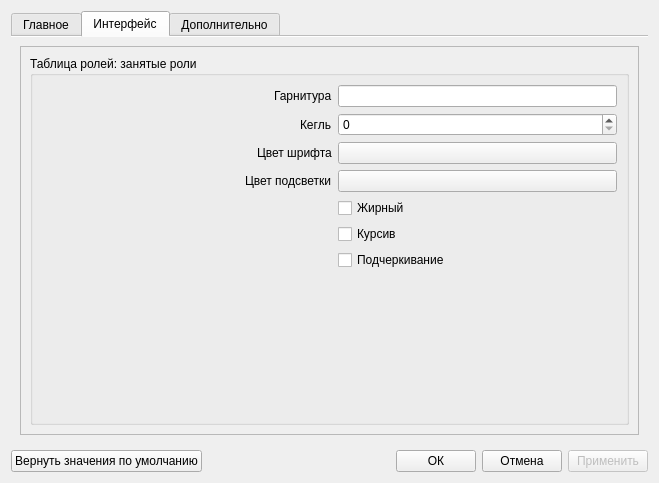
<?xml version="1.0" encoding="UTF-8"?>
<ui version="4.0">
 <class>Settings</class>
 <widget class="QDialog" name="Settings">
  <property name="geometry">
   <rect>
    <x>0</x>
    <y>0</y>
    <width>659</width>
    <height>483</height>
   </rect>
  </property>
  <property name="windowTitle">
   <string>Настройки</string>
  </property>
  <layout class="QVBoxLayout" name="verticalLayout">
   <item>
    <widget class="QTabWidget" name="tabWidget">
     <property name="autoFillBackground">
      <bool>false</bool>
     </property>
     <property name="tabPosition">
      <enum>QTabWidget::North</enum>
     </property>
     <property name="tabShape">
      <enum>QTabWidget::Rounded</enum>
     </property>
     <property name="currentIndex">
      <number>1</number>
     </property>
     <property name="elideMode">
      <enum>Qt::ElideNone</enum>
     </property>
     <property name="usesScrollButtons">
      <bool>true</bool>
     </property>
     <property name="documentMode">
      <bool>true</bool>
     </property>
     <property name="tabsClosable">
      <bool>false</bool>
     </property>
     <property name="movable">
      <bool>false</bool>
     </property>
     <property name="tabBarAutoHide">
      <bool>false</bool>
     </property>
     <widget class="QWidget" name="tab">
      <attribute name="title">
       <string>Главное</string>
      </attribute>
      <layout class="QVBoxLayout" name="verticalLayout_4">
       <item>
        <widget class="QScrollArea" name="scrollArea">
         <property name="widgetResizable">
          <bool>true</bool>
         </property>
         <widget class="QWidget" name="scrollAreaWidgetContents">
          <property name="geometry">
           <rect>
            <x>0</x>
            <y>-404</y>
            <width>604</width>
            <height>797</height>
           </rect>
          </property>
          <layout class="QVBoxLayout" name="verticalLayout_2">
           <item>
            <widget class="QGroupBox" name="groupBox_ASS">
             <property name="title">
              <string>ASS</string>
             </property>
             <layout class="QFormLayout" name="formLayout">
              <property name="labelAlignment">
               <set>Qt::AlignRight|Qt::AlignTrailing|Qt::AlignVCenter</set>
              </property>
              <item row="0" column="0">
               <widget class="QLabel" name="label_ColumnStart">
                <property name="text">
                 <string>Колонка &quot;Start&quot;</string>
                </property>
                <property name="alignment">
                 <set>Qt::AlignLeading|Qt::AlignLeft|Qt::AlignVCenter</set>
                </property>
               </widget>
              </item>
              <item row="0" column="1">
               <widget class="QLineEdit" name="lineEdit_ColumnStart">
                <property name="sizePolicy">
                 <sizepolicy hsizetype="Expanding" vsizetype="Fixed">
                  <horstretch>0</horstretch>
                  <verstretch>0</verstretch>
                 </sizepolicy>
                </property>
               </widget>
              </item>
              <item row="1" column="0">
               <widget class="QLabel" name="label_ColumnEnd">
                <property name="text">
                 <string>Колонка &quot;End&quot;</string>
                </property>
                <property name="alignment">
                 <set>Qt::AlignLeading|Qt::AlignLeft|Qt::AlignVCenter</set>
                </property>
               </widget>
              </item>
              <item row="1" column="1">
               <widget class="QLineEdit" name="lineEdit_ColumnEnd">
                <property name="sizePolicy">
                 <sizepolicy hsizetype="Expanding" vsizetype="Fixed">
                  <horstretch>0</horstretch>
                  <verstretch>0</verstretch>
                 </sizepolicy>
                </property>
               </widget>
              </item>
              <item row="2" column="0">
               <widget class="QLabel" name="label_ColumnName">
                <property name="text">
                 <string>Колонка &quot;Name&quot;</string>
                </property>
                <property name="alignment">
                 <set>Qt::AlignLeading|Qt::AlignLeft|Qt::AlignVCenter</set>
                </property>
               </widget>
              </item>
              <item row="2" column="1">
               <widget class="QLineEdit" name="lineEdit_ColumnName">
                <property name="sizePolicy">
                 <sizepolicy hsizetype="Expanding" vsizetype="Fixed">
                  <horstretch>0</horstretch>
                  <verstretch>0</verstretch>
                 </sizepolicy>
                </property>
               </widget>
              </item>
              <item row="3" column="1">
               <widget class="QLineEdit" name="lineEdit_ColumnText">
                <property name="sizePolicy">
                 <sizepolicy hsizetype="Expanding" vsizetype="Fixed">
                  <horstretch>0</horstretch>
                  <verstretch>0</verstretch>
                 </sizepolicy>
                </property>
               </widget>
              </item>
              <item row="3" column="0">
               <widget class="QLabel" name="label_ColumnText">
                <property name="text">
                 <string>Колонка &quot;Text&quot;</string>
                </property>
                <property name="alignment">
                 <set>Qt::AlignLeading|Qt::AlignLeft|Qt::AlignVCenter</set>
                </property>
               </widget>
              </item>
              <item row="4" column="0">
               <spacer name="horizontalSpacer">
                <property name="orientation">
                 <enum>Qt::Horizontal</enum>
                </property>
                <property name="sizeType">
                 <enum>QSizePolicy::Fixed</enum>
                </property>
                <property name="sizeHint" stdset="0">
                 <size>
                  <width>290</width>
                  <height>0</height>
                 </size>
                </property>
               </spacer>
              </item>
             </layout>
            </widget>
           </item>
           <item>
            <widget class="QGroupBox" name="groupBox_SRT">
             <property name="title">
              <string>SRT</string>
             </property>
             <layout class="QFormLayout" name="formLayout_2">
              <property name="labelAlignment">
               <set>Qt::AlignRight|Qt::AlignTrailing|Qt::AlignVCenter</set>
              </property>
              <item row="0" column="0">
               <widget class="QLabel" name="label_Distribution">
                <property name="text">
                 <string>Метод распределения времени в комплексных фразах</string>
                </property>
                <property name="alignment">
                 <set>Qt::AlignLeading|Qt::AlignLeft|Qt::AlignVCenter</set>
                </property>
               </widget>
              </item>
              <item row="0" column="1">
               <widget class="QComboBox" name="comboBox_Distribution">
                <property name="sizePolicy">
                 <sizepolicy hsizetype="Expanding" vsizetype="Fixed">
                  <horstretch>0</horstretch>
                  <verstretch>0</verstretch>
                 </sizepolicy>
                </property>
                <item>
                 <property name="text">
                  <string>Uniform</string>
                 </property>
                </item>
                <item>
                 <property name="text">
                  <string>Fair</string>
                 </property>
                </item>
               </widget>
              </item>
              <item row="1" column="0">
               <spacer name="horizontalSpacer_2">
                <property name="orientation">
                 <enum>Qt::Horizontal</enum>
                </property>
                <property name="sizeType">
                 <enum>QSizePolicy::Fixed</enum>
                </property>
                <property name="sizeHint" stdset="0">
                 <size>
                  <width>290</width>
                  <height>0</height>
                 </size>
                </property>
               </spacer>
              </item>
             </layout>
            </widget>
           </item>
           <item>
            <widget class="QGroupBox" name="groupBox_Timing">
             <property name="title">
              <string>Тайминг</string>
             </property>
             <property name="flat">
              <bool>false</bool>
             </property>
             <property name="checkable">
              <bool>false</bool>
             </property>
             <layout class="QFormLayout" name="formLayout_3">
              <property name="labelAlignment">
               <set>Qt::AlignRight|Qt::AlignTrailing|Qt::AlignVCenter</set>
              </property>
              <item row="0" column="0">
               <widget class="QLabel" name="label_RoundValue">
                <property name="text">
                 <string>Верхний порог округления (мс.)</string>
                </property>
                <property name="alignment">
                 <set>Qt::AlignLeading|Qt::AlignLeft|Qt::AlignVCenter</set>
                </property>
               </widget>
              </item>
              <item row="0" column="1">
               <widget class="QSpinBox" name="spinBox_RoundValue">
                <property name="maximum">
                 <number>600000</number>
                </property>
               </widget>
              </item>
              <item row="2" column="0">
               <widget class="QLabel" name="label_SmallInterval">
                <property name="text">
                 <string>Маленький интервал (мс.)</string>
                </property>
                <property name="alignment">
                 <set>Qt::AlignLeading|Qt::AlignLeft|Qt::AlignVCenter</set>
                </property>
               </widget>
              </item>
              <item row="2" column="1">
               <widget class="QSpinBox" name="spinBox_SmallInterval">
                <property name="maximum">
                 <number>600000</number>
                </property>
               </widget>
              </item>
              <item row="3" column="0">
               <widget class="QLabel" name="label_NormalInterval">
                <property name="text">
                 <string>Обычный интервал (мс.)</string>
                </property>
                <property name="alignment">
                 <set>Qt::AlignLeading|Qt::AlignLeft|Qt::AlignVCenter</set>
                </property>
               </widget>
              </item>
              <item row="4" column="0">
               <widget class="QLabel" name="label_BigInterval">
                <property name="text">
                 <string>Большой интервал (мс.)</string>
                </property>
                <property name="alignment">
                 <set>Qt::AlignLeading|Qt::AlignLeft|Qt::AlignVCenter</set>
                </property>
               </widget>
              </item>
              <item row="5" column="0">
               <widget class="QLabel" name="label_VeryBigInterval">
                <property name="text">
                 <string>Очень большой интервал (мс.)</string>
                </property>
                <property name="alignment">
                 <set>Qt::AlignLeading|Qt::AlignLeft|Qt::AlignVCenter</set>
                </property>
               </widget>
              </item>
              <item row="6" column="0">
               <widget class="QLabel" name="label_VeryVeryBigInterval">
                <property name="text">
                 <string>Слишком большой интервал (мс.)</string>
                </property>
                <property name="alignment">
                 <set>Qt::AlignLeading|Qt::AlignLeft|Qt::AlignVCenter</set>
                </property>
               </widget>
              </item>
              <item row="3" column="1">
               <widget class="QSpinBox" name="spinBox_NormalInterval">
                <property name="maximum">
                 <number>600000</number>
                </property>
               </widget>
              </item>
              <item row="4" column="1">
               <widget class="QSpinBox" name="spinBox_BigInterval">
                <property name="maximum">
                 <number>600000</number>
                </property>
               </widget>
              </item>
              <item row="5" column="1">
               <widget class="QSpinBox" name="spinBox_VeryBigInterval">
                <property name="maximum">
                 <number>600000</number>
                </property>
               </widget>
              </item>
              <item row="6" column="1">
               <widget class="QSpinBox" name="spinBox_VeryVeryBigInterval">
                <property name="maximum">
                 <number>600000</number>
                </property>
               </widget>
              </item>
              <item row="1" column="1">
               <widget class="QComboBox" name="comboBox_PackingMethod">
                <item>
                 <property name="text">
                  <string>Не упаковывать</string>
                 </property>
                </item>
                <item>
                 <property name="text">
                  <string>Упаковывать</string>
                 </property>
                </item>
                <item>
                 <property name="text">
                  <string>Упаковывать по интервалам</string>
                 </property>
                </item>
               </widget>
              </item>
              <item row="1" column="0">
               <widget class="QLabel" name="label_PackingMethod">
                <property name="text">
                 <string>Упаковка подряд идущих фраз персонажа</string>
                </property>
               </widget>
              </item>
              <item row="7" column="0">
               <spacer name="horizontalSpacer_3">
                <property name="orientation">
                 <enum>Qt::Horizontal</enum>
                </property>
                <property name="sizeType">
                 <enum>QSizePolicy::Fixed</enum>
                </property>
                <property name="sizeHint" stdset="0">
                 <size>
                  <width>290</width>
                  <height>0</height>
                 </size>
                </property>
               </spacer>
              </item>
             </layout>
            </widget>
           </item>
           <item>
            <widget class="QGroupBox" name="groupBox_DocumentStyle">
             <property name="title">
              <string>Стиль документа</string>
             </property>
             <layout class="QVBoxLayout" name="verticalLayout_3">
              <property name="spacing">
               <number>0</number>
              </property>
              <item>
               <widget class="QStackedWidget" name="stackedWidget">
                <property name="currentIndex">
                 <number>2</number>
                </property>
                <widget class="QWidget" name="page">
                 <layout class="QHBoxLayout" name="horizontalLayout_2">
                  <item>
                   <widget class="QGroupBox" name="groupBox">
                    <property name="title">
                     <string>1. Главное</string>
                    </property>
                    <layout class="QFormLayout" name="formLayout_5">
                     <property name="labelAlignment">
                      <set>Qt::AlignRight|Qt::AlignTrailing|Qt::AlignVCenter</set>
                     </property>
                     <item row="0" column="0">
                      <widget class="QLabel" name="label_StyleFont">
                       <property name="text">
                        <string>Гарнитура</string>
                       </property>
                       <property name="alignment">
                        <set>Qt::AlignLeading|Qt::AlignLeft|Qt::AlignVCenter</set>
                       </property>
                      </widget>
                     </item>
                     <item row="0" column="1">
                      <widget class="QLineEdit" name="lineEdit_StyleFont"/>
                     </item>
                     <item row="1" column="0">
                      <widget class="QLabel" name="label_StyleSize">
                       <property name="text">
                        <string>Кегль</string>
                       </property>
                       <property name="alignment">
                        <set>Qt::AlignLeading|Qt::AlignLeft|Qt::AlignVCenter</set>
                       </property>
                      </widget>
                     </item>
                     <item row="1" column="1">
                      <widget class="QDoubleSpinBox" name="doubleSpinBox_StyleSize">
                       <property name="sizePolicy">
                        <sizepolicy hsizetype="Expanding" vsizetype="Fixed">
                         <horstretch>0</horstretch>
                         <verstretch>0</verstretch>
                        </sizepolicy>
                       </property>
                      </widget>
                     </item>
                     <item row="2" column="1">
                      <widget class="ColoredPushButton" name="coloredPushButton_StyleColor">
                       <property name="text">
                        <string/>
                       </property>
                      </widget>
                     </item>
                     <item row="3" column="0">
                      <widget class="QLabel" name="label_StyleColorBack">
                       <property name="text">
                        <string>Цвет подсветки</string>
                       </property>
                      </widget>
                     </item>
                     <item row="4" column="1">
                      <widget class="QCheckBox" name="checkBox_StyleBold">
                       <property name="text">
                        <string>Жирный</string>
                       </property>
                      </widget>
                     </item>
                     <item row="5" column="1">
                      <widget class="QCheckBox" name="checkBox_StyleItalic">
                       <property name="text">
                        <string>Курсив</string>
                       </property>
                      </widget>
                     </item>
                     <item row="6" column="1">
                      <widget class="QCheckBox" name="checkBox_StyleUnderline">
                       <property name="text">
                        <string>Подчеркивание</string>
                       </property>
                      </widget>
                     </item>
                     <item row="2" column="0">
                      <widget class="QLabel" name="label_StyleColor">
                       <property name="text">
                        <string>Цвет шрифта</string>
                       </property>
                      </widget>
                     </item>
                     <item row="5" column="0">
                      <spacer name="horizontalSpacer_5">
                       <property name="orientation">
                        <enum>Qt::Horizontal</enum>
                       </property>
                       <property name="sizeHint" stdset="0">
                        <size>
                         <width>272</width>
                         <height>20</height>
                        </size>
                       </property>
                      </spacer>
                     </item>
                     <item row="3" column="1">
                      <widget class="ColorListEditor" name="comboBox_StyleColorBack"/>
                     </item>
                    </layout>
                   </widget>
                  </item>
                 </layout>
                </widget>
                <widget class="QWidget" name="page_2">
                 <layout class="QHBoxLayout" name="horizontalLayout_3">
                  <item>
                   <widget class="QGroupBox" name="groupBox_2">
                    <property name="title">
                     <string>2. Нумерация</string>
                    </property>
                    <layout class="QFormLayout" name="formLayout_8">
                     <property name="labelAlignment">
                      <set>Qt::AlignRight|Qt::AlignTrailing|Qt::AlignVCenter</set>
                     </property>
                     <item row="0" column="0">
                      <widget class="QLabel" name="label_StyleFont_2">
                       <property name="text">
                        <string>Гарнитура</string>
                       </property>
                       <property name="alignment">
                        <set>Qt::AlignLeading|Qt::AlignLeft|Qt::AlignVCenter</set>
                       </property>
                      </widget>
                     </item>
                     <item row="0" column="1">
                      <widget class="QLineEdit" name="lineEdit_StyleFont_2"/>
                     </item>
                     <item row="1" column="0">
                      <widget class="QLabel" name="label_StyleSize_2">
                       <property name="text">
                        <string>Кегль</string>
                       </property>
                       <property name="alignment">
                        <set>Qt::AlignLeading|Qt::AlignLeft|Qt::AlignVCenter</set>
                       </property>
                      </widget>
                     </item>
                     <item row="1" column="1">
                      <widget class="QDoubleSpinBox" name="doubleSpinBox_StyleSize_2">
                       <property name="sizePolicy">
                        <sizepolicy hsizetype="Expanding" vsizetype="Fixed">
                         <horstretch>0</horstretch>
                         <verstretch>0</verstretch>
                        </sizepolicy>
                       </property>
                      </widget>
                     </item>
                     <item row="2" column="0">
                      <widget class="QLabel" name="label_StyleColor_2">
                       <property name="text">
                        <string>Цвет шрифта</string>
                       </property>
                      </widget>
                     </item>
                     <item row="2" column="1">
                      <widget class="ColoredPushButton" name="coloredPushButton_StyleColor_2">
                       <property name="text">
                        <string/>
                       </property>
                      </widget>
                     </item>
                     <item row="3" column="0">
                      <widget class="QLabel" name="label_StyleColorBack_2">
                       <property name="text">
                        <string>Цвет подсветки</string>
                       </property>
                      </widget>
                     </item>
                     <item row="4" column="1">
                      <widget class="QCheckBox" name="checkBox_StyleBold_2">
                       <property name="text">
                        <string>Жирный</string>
                       </property>
                      </widget>
                     </item>
                     <item row="5" column="0">
                      <spacer name="horizontalSpacer_8">
                       <property name="orientation">
                        <enum>Qt::Horizontal</enum>
                       </property>
                       <property name="sizeHint" stdset="0">
                        <size>
                         <width>272</width>
                         <height>20</height>
                        </size>
                       </property>
                      </spacer>
                     </item>
                     <item row="5" column="1">
                      <widget class="QCheckBox" name="checkBox_StyleItalic_2">
                       <property name="text">
                        <string>Курсив</string>
                       </property>
                      </widget>
                     </item>
                     <item row="6" column="1">
                      <widget class="QCheckBox" name="checkBox_StyleUnderline_2">
                       <property name="text">
                        <string>Подчеркивание</string>
                       </property>
                      </widget>
                     </item>
                     <item row="3" column="1">
                      <widget class="ColorListEditor" name="comboBox_StyleColorBack_2"/>
                     </item>
                    </layout>
                   </widget>
                  </item>
                 </layout>
                </widget>
                <widget class="QWidget" name="page_6">
                 <layout class="QHBoxLayout" name="horizontalLayout_4">
                  <item>
                   <widget class="QGroupBox" name="groupBox_3">
                    <property name="title">
                     <string>3. Выделенные фразы в индивидуальном документе</string>
                    </property>
                    <layout class="QFormLayout" name="formLayout_7">
                     <property name="labelAlignment">
                      <set>Qt::AlignRight|Qt::AlignTrailing|Qt::AlignVCenter</set>
                     </property>
                     <item row="0" column="0">
                      <widget class="QLabel" name="label_StyleFont_3">
                       <property name="text">
                        <string>Гарнитура</string>
                       </property>
                       <property name="alignment">
                        <set>Qt::AlignLeading|Qt::AlignLeft|Qt::AlignVCenter</set>
                       </property>
                      </widget>
                     </item>
                     <item row="0" column="1">
                      <widget class="QLineEdit" name="lineEdit_StyleFont_3"/>
                     </item>
                     <item row="1" column="0">
                      <widget class="QLabel" name="label_StyleSize_3">
                       <property name="text">
                        <string>Кегль</string>
                       </property>
                       <property name="alignment">
                        <set>Qt::AlignLeading|Qt::AlignLeft|Qt::AlignVCenter</set>
                       </property>
                      </widget>
                     </item>
                     <item row="1" column="1">
                      <widget class="QDoubleSpinBox" name="doubleSpinBox_StyleSize_3">
                       <property name="sizePolicy">
                        <sizepolicy hsizetype="Expanding" vsizetype="Fixed">
                         <horstretch>0</horstretch>
                         <verstretch>0</verstretch>
                        </sizepolicy>
                       </property>
                      </widget>
                     </item>
                     <item row="2" column="1">
                      <widget class="ColoredPushButton" name="coloredPushButton_StyleColor_3">
                       <property name="text">
                        <string/>
                       </property>
                      </widget>
                     </item>
                     <item row="3" column="0">
                      <widget class="QLabel" name="label_StyleColorBack_3">
                       <property name="text">
                        <string>Цвет подсветки</string>
                       </property>
                      </widget>
                     </item>
                     <item row="4" column="1">
                      <widget class="QCheckBox" name="checkBox_StyleBold_3">
                       <property name="text">
                        <string>Жирный</string>
                       </property>
                      </widget>
                     </item>
                     <item row="5" column="0">
                      <spacer name="horizontalSpacer_9">
                       <property name="orientation">
                        <enum>Qt::Horizontal</enum>
                       </property>
                       <property name="sizeHint" stdset="0">
                        <size>
                         <width>272</width>
                         <height>20</height>
                        </size>
                       </property>
                      </spacer>
                     </item>
                     <item row="5" column="1">
                      <widget class="QCheckBox" name="checkBox_StyleItalic_3">
                       <property name="text">
                        <string>Курсив</string>
                       </property>
                      </widget>
                     </item>
                     <item row="6" column="1">
                      <widget class="QCheckBox" name="checkBox_StyleUnderline_3">
                       <property name="text">
                        <string>Подчеркивание</string>
                       </property>
                      </widget>
                     </item>
                     <item row="2" column="0">
                      <widget class="QLabel" name="label_StyleColor_3">
                       <property name="text">
                        <string>Цвет шрифта</string>
                       </property>
                      </widget>
                     </item>
                     <item row="3" column="1">
                      <widget class="ColorListEditor" name="comboBox_StyleColorBack_3"/>
                     </item>
                    </layout>
                   </widget>
                  </item>
                 </layout>
                </widget>
               </widget>
              </item>
              <item>
               <layout class="QHBoxLayout" name="horizontalLayout_5">
                <property name="spacing">
                 <number>0</number>
                </property>
                <item>
                 <spacer name="horizontalSpacer_7">
                  <property name="orientation">
                   <enum>Qt::Horizontal</enum>
                  </property>
                  <property name="sizeHint" stdset="0">
                   <size>
                    <width>40</width>
                    <height>20</height>
                   </size>
                  </property>
                 </spacer>
                </item>
                <item>
                 <widget class="QToolButton" name="toolButton_stackedWidgetPrev">
                  <property name="text">
                   <string>&lt;&lt;</string>
                  </property>
                  <property name="checkable">
                   <bool>false</bool>
                  </property>
                  <property name="toolButtonStyle">
                   <enum>Qt::ToolButtonTextOnly</enum>
                  </property>
                 </widget>
                </item>
                <item>
                 <widget class="QToolButton" name="toolButton_stackedWidgetNext">
                  <property name="text">
                   <string>&gt;&gt;</string>
                  </property>
                  <property name="toolButtonStyle">
                   <enum>Qt::ToolButtonTextOnly</enum>
                  </property>
                 </widget>
                </item>
               </layout>
              </item>
              <item>
               <layout class="QFormLayout" name="formLayout_6">
                <property name="labelAlignment">
                 <set>Qt::AlignRight|Qt::AlignTrailing|Qt::AlignVCenter</set>
                </property>
                <item row="0" column="1">
                 <widget class="QDoubleSpinBox" name="doubleSpinBox_ParagraphInterval">
                  <property name="maximum">
                   <double>100.000000000000000</double>
                  </property>
                 </widget>
                </item>
                <item row="1" column="0">
                 <spacer name="horizontalSpacer_DisableTags">
                  <property name="orientation">
                   <enum>Qt::Horizontal</enum>
                  </property>
                  <property name="sizeType">
                   <enum>QSizePolicy::Fixed</enum>
                  </property>
                  <property name="sizeHint" stdset="0">
                   <size>
                    <width>295</width>
                    <height>20</height>
                   </size>
                  </property>
                 </spacer>
                </item>
                <item row="1" column="1">
                 <widget class="QCheckBox" name="checkBox_DisableTags">
                  <property name="text">
                   <string>Отключить тэги</string>
                  </property>
                 </widget>
                </item>
                <item row="2" column="1">
                 <widget class="QCheckBox" name="checkBox_DisableCounter">
                  <property name="text">
                   <string>Отключить подсчет строк</string>
                  </property>
                 </widget>
                </item>
                <item row="0" column="0">
                 <widget class="QLabel" name="label_ParagraphInterval">
                  <property name="text">
                   <string>Межабзацный интервал</string>
                  </property>
                 </widget>
                </item>
               </layout>
              </item>
             </layout>
            </widget>
           </item>
          </layout>
         </widget>
        </widget>
       </item>
      </layout>
     </widget>
     <widget class="QWidget" name="tab_2">
      <attribute name="title">
       <string>Интерфейс</string>
      </attribute>
      <layout class="QVBoxLayout" name="verticalLayout_5">
       <item>
        <widget class="QScrollArea" name="scrollArea_2">
         <property name="widgetResizable">
          <bool>true</bool>
         </property>
         <widget class="QWidget" name="scrollAreaWidgetContents_2">
          <property name="geometry">
           <rect>
            <x>0</x>
            <y>0</y>
            <width>621</width>
            <height>393</height>
           </rect>
          </property>
          <layout class="QVBoxLayout" name="verticalLayout_6">
           <item>
            <widget class="QGroupBox" name="groupBox_4">
             <property name="title">
              <string>Таблица ролей: занятые роли</string>
             </property>
             <layout class="QFormLayout" name="formLayout_9">
              <property name="labelAlignment">
               <set>Qt::AlignRight|Qt::AlignTrailing|Qt::AlignVCenter</set>
              </property>
              <item row="0" column="0">
               <widget class="QLabel" name="label_StyleFont_SelectedRole">
                <property name="text">
                 <string>Гарнитура</string>
                </property>
                <property name="alignment">
                 <set>Qt::AlignLeading|Qt::AlignLeft|Qt::AlignVCenter</set>
                </property>
               </widget>
              </item>
              <item row="0" column="1">
               <widget class="QLineEdit" name="lineEdit_StyleFont_SelectedRole"/>
              </item>
              <item row="1" column="0">
               <widget class="QLabel" name="label_StyleSize_SelectedRole">
                <property name="text">
                 <string>Кегль</string>
                </property>
                <property name="alignment">
                 <set>Qt::AlignLeading|Qt::AlignLeft|Qt::AlignVCenter</set>
                </property>
               </widget>
              </item>
              <item row="2" column="1">
               <widget class="ColoredPushButton" name="coloredPushButton_StyleColor_SelectedRole">
                <property name="text">
                 <string/>
                </property>
               </widget>
              </item>
              <item row="3" column="0">
               <widget class="QLabel" name="label_StyleColorBack_SelectedRole">
                <property name="text">
                 <string>Цвет подсветки</string>
                </property>
               </widget>
              </item>
              <item row="4" column="1">
               <widget class="QCheckBox" name="checkBox_StyleBold_SelectedRole">
                <property name="text">
                 <string>Жирный</string>
                </property>
               </widget>
              </item>
              <item row="5" column="0">
               <spacer name="horizontalSpacer_10">
                <property name="orientation">
                 <enum>Qt::Horizontal</enum>
                </property>
                <property name="sizeHint" stdset="0">
                 <size>
                  <width>290</width>
                  <height>20</height>
                 </size>
                </property>
               </spacer>
              </item>
              <item row="5" column="1">
               <widget class="QCheckBox" name="checkBox_StyleItalic_SelectedRole">
                <property name="text">
                 <string>Курсив</string>
                </property>
               </widget>
              </item>
              <item row="6" column="1">
               <widget class="QCheckBox" name="checkBox_StyleUnderline_SelectedRole">
                <property name="text">
                 <string>Подчеркивание</string>
                </property>
               </widget>
              </item>
              <item row="2" column="0">
               <widget class="QLabel" name="label_StyleColor_SelectedRole">
                <property name="text">
                 <string>Цвет шрифта</string>
                </property>
               </widget>
              </item>
              <item row="3" column="1">
               <widget class="ColoredPushButton" name="coloredPushButton_StyleColorBack_SelectedRole">
                <property name="text">
                 <string/>
                </property>
               </widget>
              </item>
              <item row="1" column="1">
               <widget class="QSpinBox" name="spinBox_StyleSize_SelectedRole"/>
              </item>
             </layout>
            </widget>
           </item>
          </layout>
         </widget>
        </widget>
       </item>
      </layout>
     </widget>
     <widget class="QWidget" name="tab_3">
      <attribute name="title">
       <string>Дополнительно</string>
      </attribute>
      <layout class="QVBoxLayout" name="verticalLayout_8">
       <item>
        <widget class="QScrollArea" name="scrollArea_3">
         <property name="widgetResizable">
          <bool>true</bool>
         </property>
         <widget class="QWidget" name="scrollAreaWidgetContents_3">
          <property name="geometry">
           <rect>
            <x>0</x>
            <y>0</y>
            <width>621</width>
            <height>393</height>
           </rect>
          </property>
          <layout class="QVBoxLayout" name="verticalLayout_7">
           <item>
            <widget class="QGroupBox" name="groupBox_Additional">
             <property name="title">
              <string>Дополнительно</string>
             </property>
             <layout class="QFormLayout" name="formLayout_10">
              <property name="labelAlignment">
               <set>Qt::AlignRight|Qt::AlignTrailing|Qt::AlignVCenter</set>
              </property>
              <item row="0" column="0">
               <spacer name="horizontalSpacer_ExtSound">
                <property name="orientation">
                 <enum>Qt::Horizontal</enum>
                </property>
                <property name="sizeType">
                 <enum>QSizePolicy::Fixed</enum>
                </property>
                <property name="sizeHint" stdset="0">
                 <size>
                  <width>290</width>
                  <height>20</height>
                 </size>
                </property>
               </spacer>
              </item>
              <item row="0" column="1">
               <widget class="QCheckBox" name="checkBox_ExtSound">
                <property name="text">
                 <string>Включить расширенную звуковую тему</string>
                </property>
               </widget>
              </item>
             </layout>
            </widget>
           </item>
          </layout>
         </widget>
        </widget>
       </item>
      </layout>
     </widget>
    </widget>
   </item>
   <item>
    <layout class="QHBoxLayout" name="horizontalLayout">
     <item>
      <widget class="QPushButton" name="pushButton_SetDefault">
       <property name="text">
        <string>Вернуть значения по умолчанию</string>
       </property>
      </widget>
     </item>
     <item>
      <spacer name="horizontalSpacer_6">
       <property name="orientation">
        <enum>Qt::Horizontal</enum>
       </property>
       <property name="sizeHint" stdset="0">
        <size>
         <width>40</width>
         <height>20</height>
        </size>
       </property>
      </spacer>
     </item>
     <item>
      <widget class="QPushButton" name="pushButton_OK">
       <property name="enabled">
        <bool>true</bool>
       </property>
       <property name="text">
        <string>ОК</string>
       </property>
       <property name="checkable">
        <bool>false</bool>
       </property>
      </widget>
     </item>
     <item>
      <widget class="QPushButton" name="pushButton_Cancel">
       <property name="text">
        <string>Отмена</string>
       </property>
      </widget>
     </item>
     <item>
      <widget class="QPushButton" name="pushButton_Apply">
       <property name="enabled">
        <bool>false</bool>
       </property>
       <property name="text">
        <string>Применить</string>
       </property>
      </widget>
     </item>
    </layout>
   </item>
  </layout>
 </widget>
 <customwidgets>
  <customwidget>
   <class>ColoredPushButton</class>
   <extends>QPushButton</extends>
   <header>coloredpushbutton.h</header>
  </customwidget>
  <customwidget>
   <class>ColorListEditor</class>
   <extends>QComboBox</extends>
   <header>colorlisteditor.h</header>
  </customwidget>
 </customwidgets>
 <resources/>
 <connections/>
</ui>
